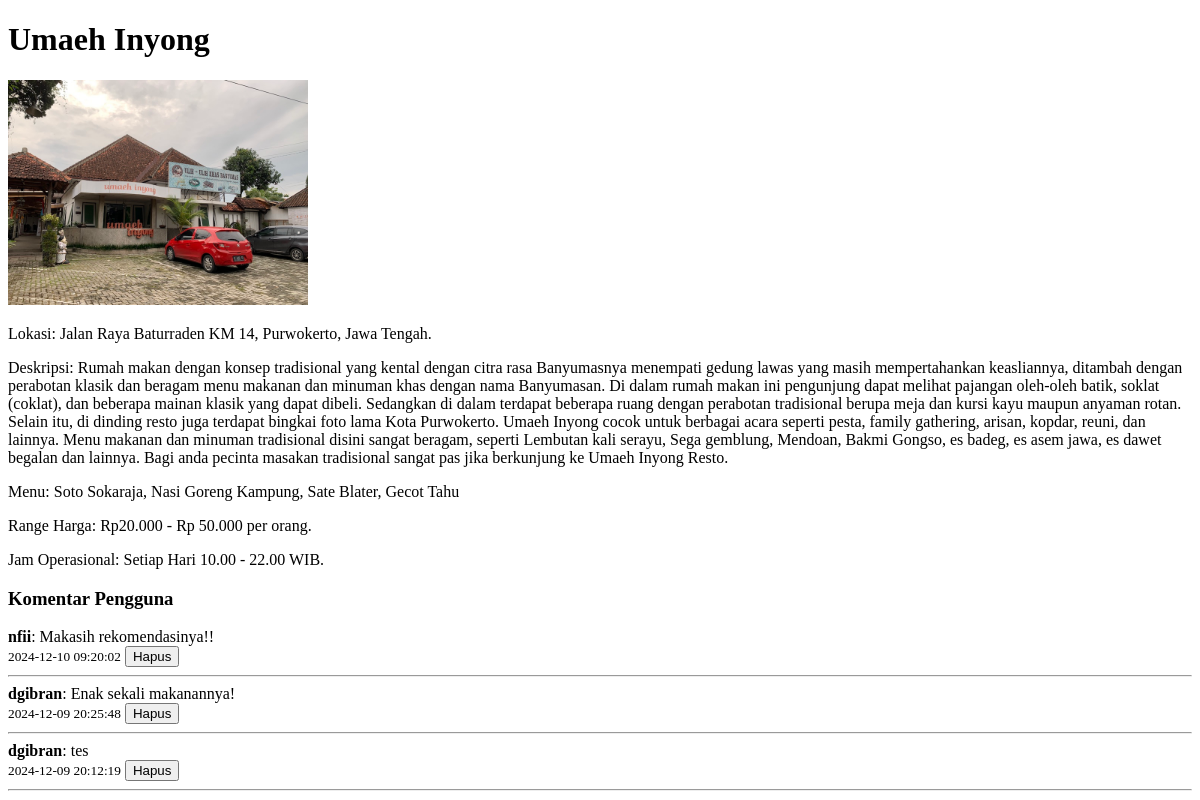
Page /adminpage/viewpost.php?type=kuliner&id=102 (signed in) on the earlier database version.
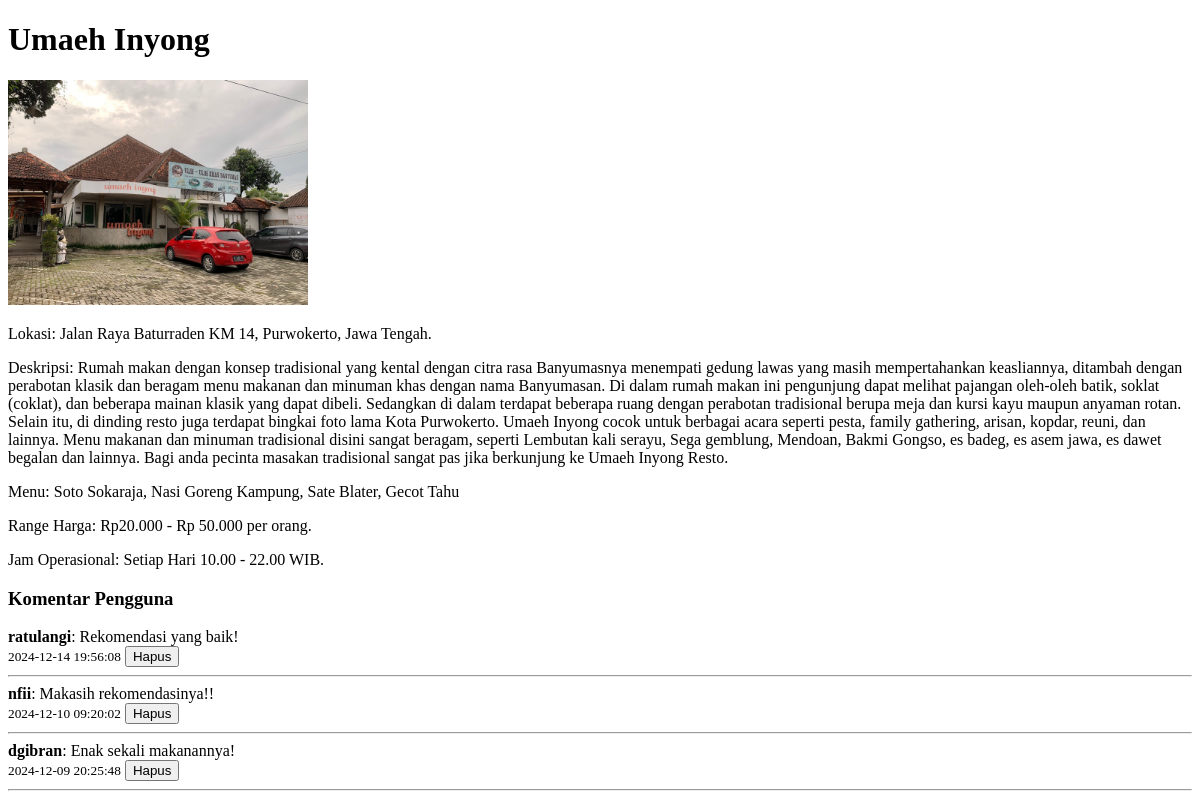
Same page on the later database version.
### tables this page shows
CREATE TABLE `komentar` (
  `id_komentar` int(11) NOT NULL,
  `id_postingan` int(11) NOT NULL,
  `type_postingan` enum('kuliner','wisata','event') NOT NULL,
  `id_akun` int(11) NOT NULL,
  `isi_komentar` text NOT NULL,
  `tanggal_komentar` datetime DEFAULT current_timestamp()
);

CREATE TABLE `akun` (
  `id_akun` int(11) NOT NULL,
  `nama_lengkap` varchar(100) NOT NULL,
  `email` varchar(100) NOT NULL,
  `username` varchar(50) NOT NULL,
  `password` varchar(255) NOT NULL,
  `role` enum('admin','user') NOT NULL,
  `foto` varchar(255) DEFAULT NULL
);

### adminpage/viewpost.php (the view, shortened to what this page needs)
<?php
require "../koneksi.php";
$type = isset($_GET['type']) ? $_GET['type'] : '';
$id = isset($_GET['id']) ? intval($_GET['id']) : 0;
if ($type == 'kuliner') {
    $query = "SELECT nama_kuliner AS nama, lokasi_kuliner AS lokasi, foto_kuliner AS foto,
              deskripsi_kuliner AS deskripsi, menu, range_harga, jam_kuliner AS jam
              FROM tempat_kuliner WHERE id_kuliner = $id";
} elseif ($type == 'wisata') {
    $query = "SELECT nama_wisata AS nama, lokasi_wisata AS lokasi, foto_wisata AS foto,
              deskripsi_wisata AS deskripsi, fasilitas_wisata AS fasilitas, tiket_wisata AS tiket,
              jam_wisata AS jam FROM tempat_wisata WHERE id_wisata = $id";
} elseif ($type == 'event') {
    $query = "SELECT nama_event AS nama, tanggal_event AS tanggal, lokasi_event AS lokasi,
              foto_event AS foto, deskripsi_event AS deskripsi, waktu_event AS waktu,
              tiket_event AS tiket, socmed_event AS socmed
              FROM event WHERE id_event = $id";
} else {
    echo "Jenis postingan tidak valid.";
    exit;
}
$result = mysqli_query($conn, $query);
$row = mysqli_fetch_assoc($result);
if ($row) {
    ?>
    <!DOCTYPE html>
    <html lang="en">
    <head>
    </head>
    <body>
        <h1><?php echo htmlspecialchars($row['nama']); ?></h1>
        <img src="../asset/<?php echo htmlspecialchars($row['foto']); ?>" alt="<?php echo htmlspecialchars($row['nama']); ?>" style="width:300px;">
        <p>Lokasi: <?php echo htmlspecialchars($row['lokasi']); ?></p>
        <p>Deskripsi: <?php echo htmlspecialchars($row['deskripsi']); ?></p>
        <?php if ($type == 'kuliner'): ?>
            <p>Menu: <?php echo htmlspecialchars($row['menu']); ?></p>
            <p>Range Harga: <?php echo htmlspecialchars($row['range_harga']); ?></p>
            <p>Jam Operasional: <?php echo htmlspecialchars($row['jam']); ?></p>
        <?php elseif ($type == 'wisata'): ?>
            <p>Fasilitas: <?php echo htmlspecialchars($row['fasilitas']); ?></p>
            <p>Tiket Masuk: <?php echo htmlspecialchars($row['tiket']); ?></p>
            <p>Jam Operasional: <?php echo htmlspecialchars($row['jam']); ?></p>
        <?php endif; ?>
        <h3>Komentar Pengguna</h3>
        <?php
        $komentarQuery = "SELECT k.id_komentar, k.isi_komentar, k.tanggal_komentar, a.username
                          FROM komentar k
                          JOIN akun a ON k.id_akun = a.id_akun
                          WHERE k.id_postingan = $id AND k.type_postingan = '$type'
                          ORDER BY k.tanggal_komentar DESC LIMIT 3";
        $komentarResult = mysqli_query($conn, $komentarQuery);
        if (mysqli_num_rows($komentarResult) > 0) {
            while ($komentar = mysqli_fetch_assoc($komentarResult)) {
                echo "<div><strong>" . htmlspecialchars($komentar['username']) . "</strong>: " . htmlspecialchars($komentar['isi_komentar']) . "<br><small>" . htmlspecialchars($komentar['tanggal_komentar']) . "</small>";
                echo "<form method='POST' action='' style='display:inline;'>
                        <input type='hidden' name='id_komentar' value='" . intval($komentar['id_komentar']) . "'>
                        <button type='submit' name='hapus_komentar' onclick='return confirm(\"Apakah Anda yakin ingin menghapus komentar ini?\");'>Hapus</button>
                      </form>";
                echo "</div><hr>";
            }
        } else {
            echo "<p>Tidak ada komentar.</p>";
        }
        ?>
    </body>
    </html>
    <?php
} else {
    echo "Postingan tidak ditemukan.";
}

Differences in the rows shown:
removed komentar: id_akun.username "dgibran", isi_komentar "tes", tanggal_komentar "2024-12-09 20:12:19"
added komentar: id_akun.username "ratulangi", isi_komentar "Rekomendasi yang baik!", tanggal_komentar "2024-12-14 19:56:08"
